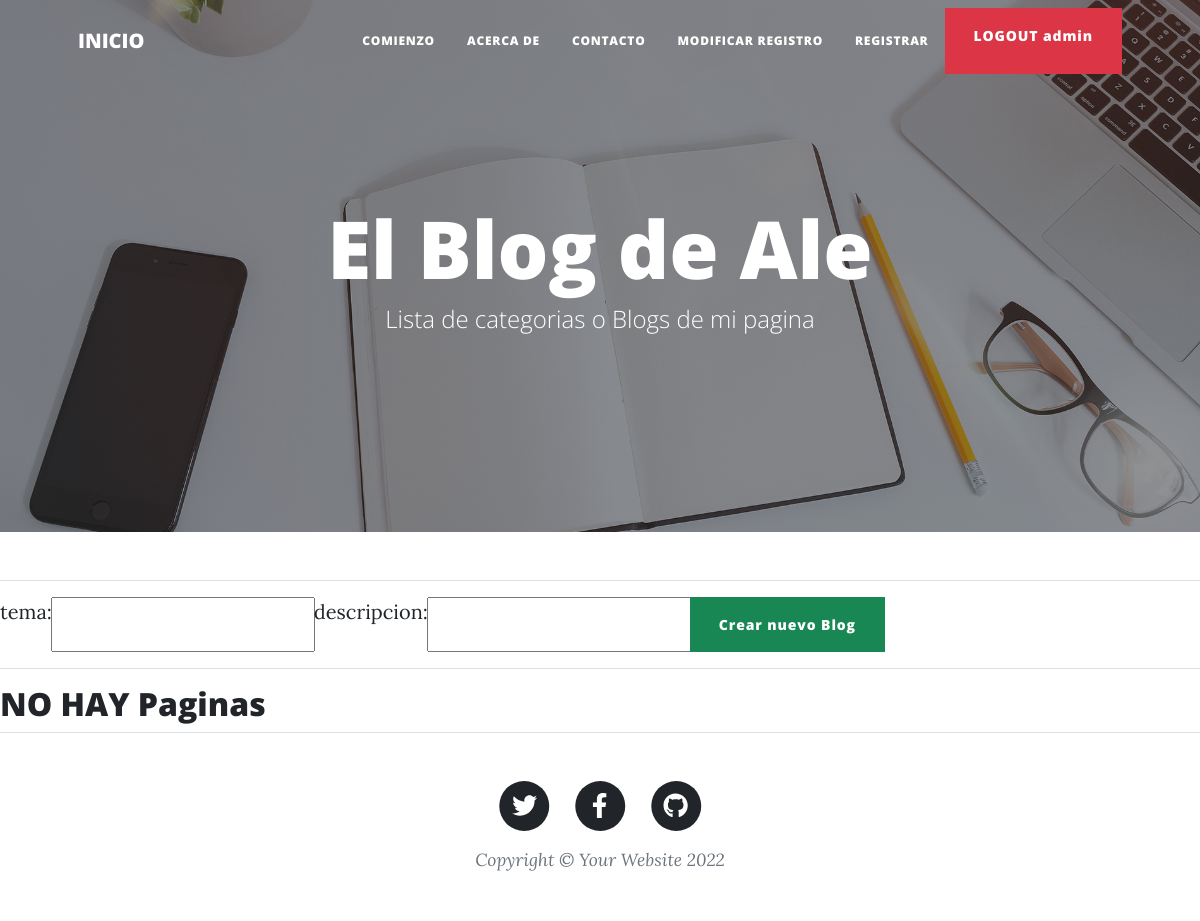
Before: /AppBlog/pages/ (signed in) with the older database file.
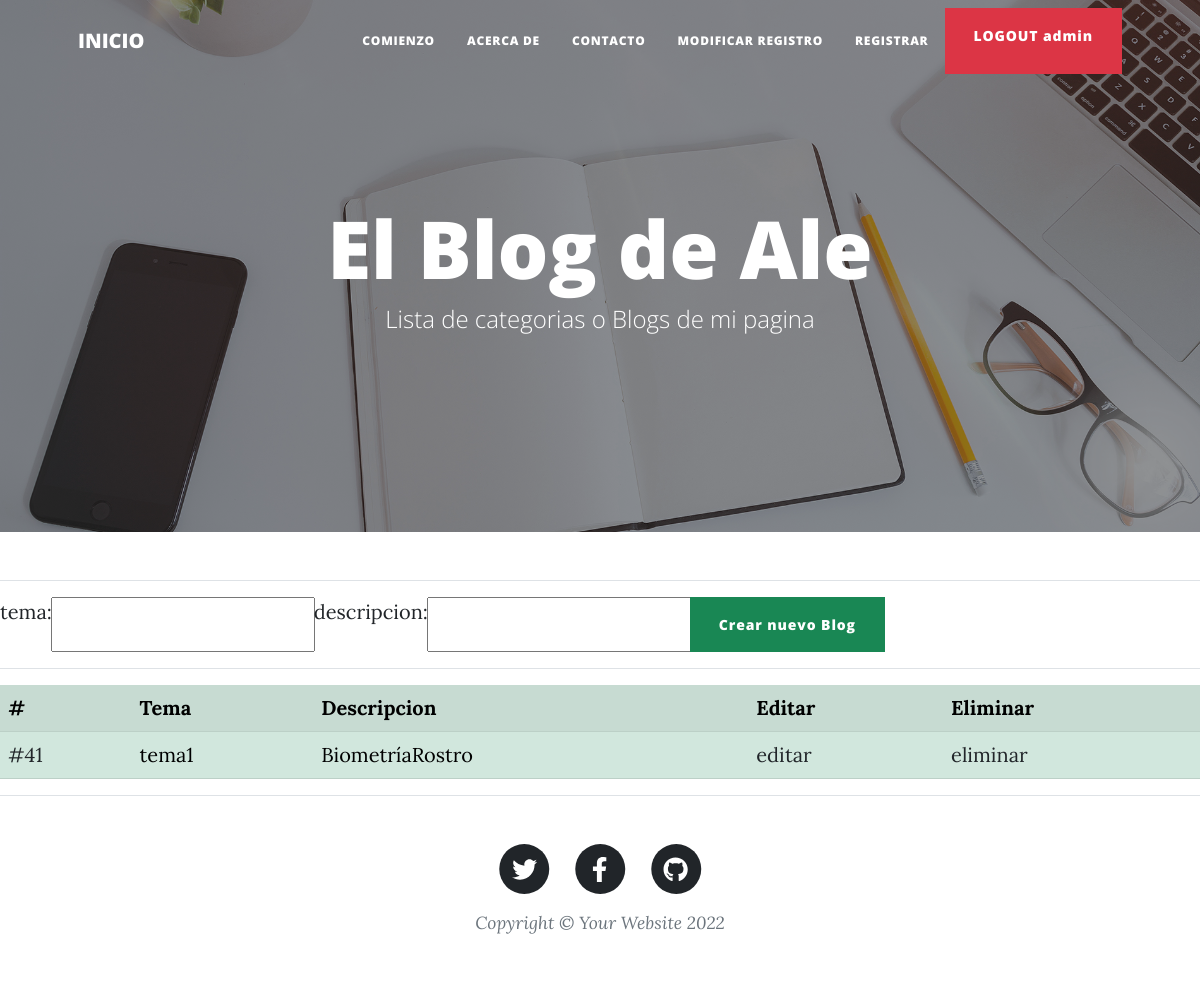
After: the same page with the newer database file.
### AppBlog/models.py (models this page shows, shortened)
class pages(models.Model):
    tema=models.CharField(max_length=50)
    descripcion=models.CharField(max_length=256,null=True)

### AppBlog/views.py (the view)
# urls.py: path("pages/", paginas, name="pages"),
@login_required
def paginas(request):
    if request.method=="POST":
        form= pagesForm(request.POST)
        if form.is_valid():
            informacion=form.cleaned_data
            tema= informacion["tema"]
            descripcion= informacion["descripcion"]
            p= pages(tema=tema, descripcion=descripcion)
            p.save()
            paginas=pages.objects.all()
            return render(request, "AppBlog/pages.html" ,{"form": form,"paginas": paginas})
        else:
            return render(request, "AppBlog/pages.html" ,{"form": form, "mensaje": "Informacion no valida"})
    else:
        form= pagesForm()
        paginas=pages.objects.all()
        return render(request, "AppBlog/pages.html", {"form": form,"paginas": paginas})

### AppBlog/forms.py
class pagesForm(forms.Form):
    tema=forms.CharField(label="tema",max_length=50)
    descripcion=forms.CharField(label="descripcion",max_length=256)

### AppBlog/templates/AppBlog/pages.html (shortened to what this page needs)
{% extends "AppBlog/padre.html" %}
{% load static %}
{% block header %}
<header class="masthead" style="background-image: url({% static 'assets/img/home-bg.jpg'%}">
{% endblock %}
{% block titulo %}
<h1>El Blog de Ale</h1>
<span class="subheading">Lista de categorias o Blogs de mi pagina</span>
{% endblock %}
{% block contenido_que_cambia %}
<hr>
<form action="{% url 'pages' %}" method="POST"> {% csrf_token %}
    <div class="input-group mb-3">
        {{ form.as_table }}
    <input class="btn btn-success" type="submit" value="Crear nuevo Blog">
    </div>
</form>
<hr>
{% if paginas %}
<table class="table table-success table-striped justify-content-md-center">
    <th>#</th><th>Tema</th><th>Descripcion</th><th>Editar</th><th>Eliminar</th>
    {% for pagina in paginas %}
    <tr>
        <td><a href="{% url 'blogs' %}?pagina_id={{ pagina.id }}&tema={{ pagina.tema }}&descripcion={{ pagina.descripcion }}">#{{ pagina.id }}</a></td>
        <td>{{ pagina.tema }}</td>
        <td>{{ pagina.descripcion }}</td>
        <td><a href="{% url 'editarPage' pagina.id %}">editar</a></td>
        <td><a href="{% url 'deletePage' pagina.id %}">eliminar</a></td>
    </tr>
    {% endfor %}
</table>
{% else %}
<h2>NO HAY Paginas</h2>
{% endif %}
{% endblock %}

Changed rows visible on the page:
added pages: id "41", tema "tema1", descripcion "BiometríaRostro"
Other visible differences:
text no longer shown: "NO HAY Paginas"
text now shown: "# Tema Descripcion Editar Eliminar"
